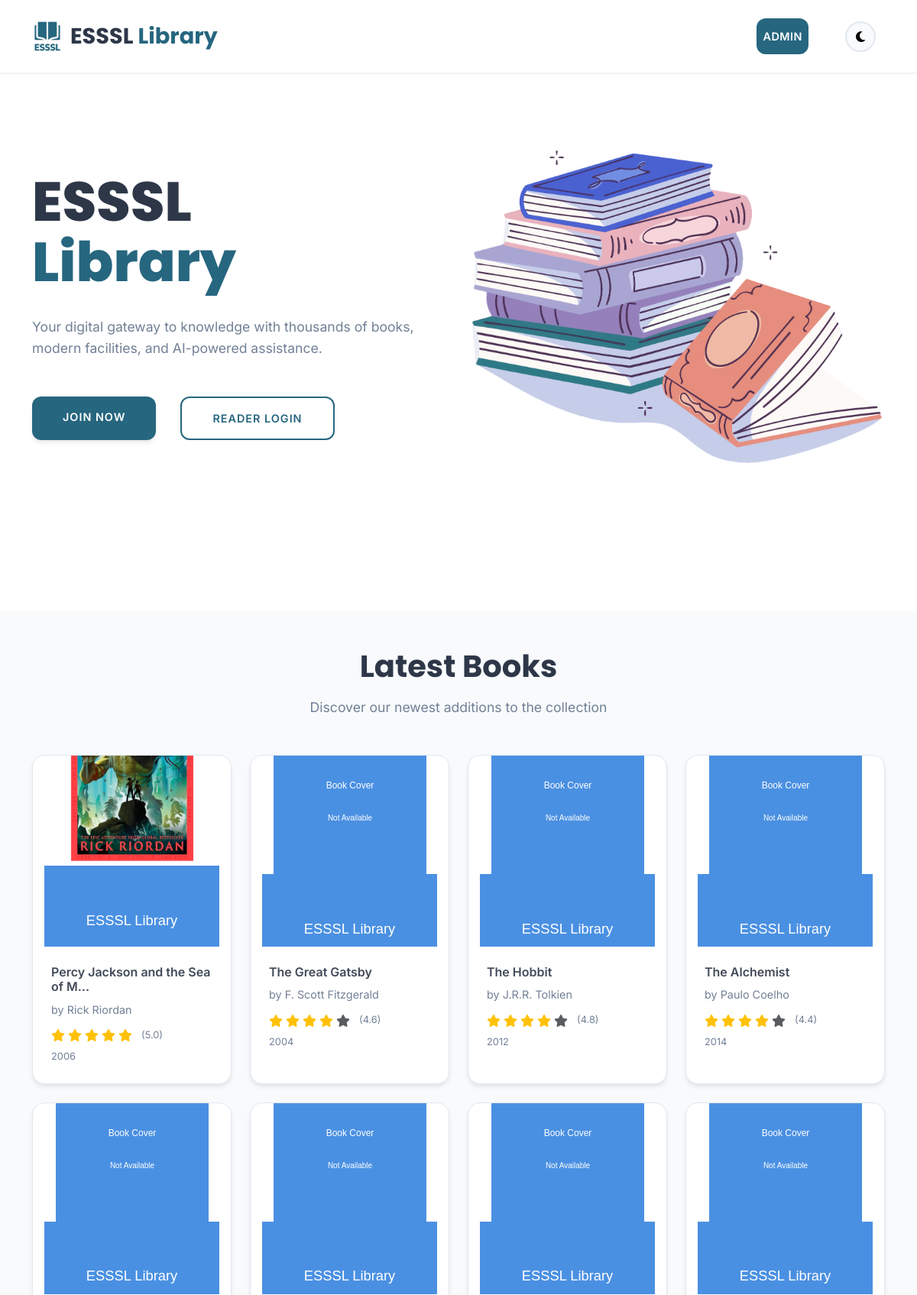
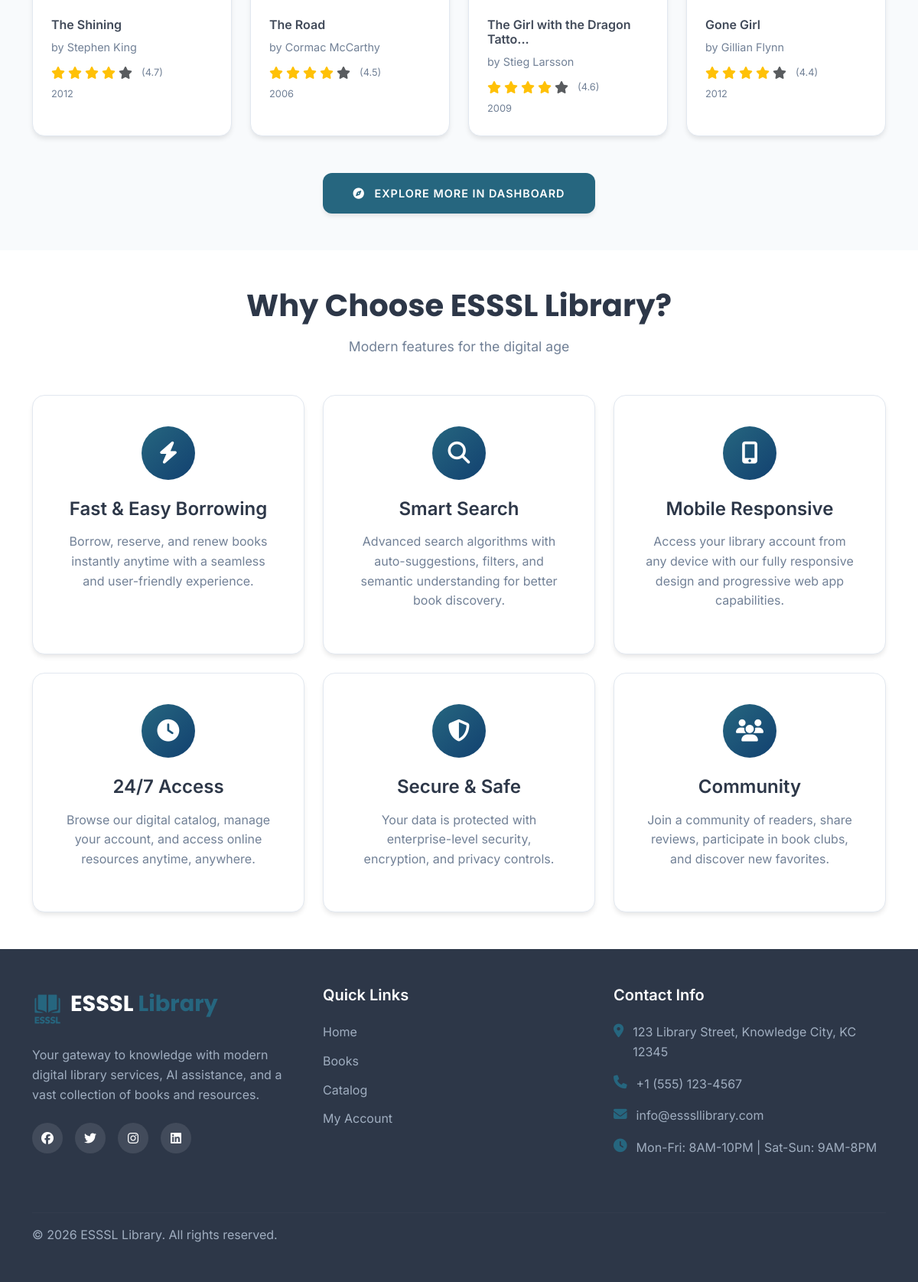
The page / on the database its author committed (2 pictures, top to bottom).
### tables this page shows
CREATE TABLE `books` (
  `book_id` int(11) NOT NULL,
  `title` varchar(255) NOT NULL,
  `author` varchar(255) NOT NULL,
  `isbn` varchar(20) DEFAULT NULL,
  `publisher` varchar(255) DEFAULT NULL,
  `publication_year` int(11) DEFAULT NULL,
  `genre` varchar(100) DEFAULT NULL,
  `dewey_decimal_number` varchar(20) DEFAULT NULL,
  `dewey_classification` varchar(200) DEFAULT NULL,
  `rack_number` varchar(20) DEFAULT NULL,
  `shelf_position` enum('Top','Middle','Bottom') DEFAULT 'Middle',
  `floor_level` int(11) DEFAULT 1,
  `total_copies` int(11) DEFAULT 1,
  `available_copies` int(11) DEFAULT 1,
  `description` text DEFAULT NULL,
  `cover_image` varchar(255) DEFAULT NULL,
  `rating` decimal(2,1) DEFAULT 0.0,
  `pages` int(11) DEFAULT NULL,
  `language` varchar(50) DEFAULT 'English',
  `status` enum('active','inactive','damaged','lost') DEFAULT 'active',
  `added_date` timestamp NOT NULL DEFAULT current_timestamp(),
  `updated_date` timestamp NOT NULL DEFAULT current_timestamp() ON UPDATE current_timestamp()
);

### index.php (the view, shortened to what this page needs)
<?php
try {
    $database = new Database();
    $db = $database->getConnection();
    $stmt = $db->prepare("
        SELECT book_id, title, author, cover_image, description, rating, publication_year
        FROM books
        WHERE status = 'active' AND available_copies > 0
        ORDER BY added_date DESC
        LIMIT 8
    ");
    $stmt->execute();
    $latest_books = $stmt->fetchAll();
} catch(Exception $e) {
    $latest_books = [];
    $total_books = 0;
    error_log("Landing page error: " . $e->getMessage());
}
?>
<!DOCTYPE html>
<html lang="en">
<head>
    <link href="https://cdn.jsdelivr.net/npm/bootstrap@5.3.2/dist/css/bootstrap.min.css" rel="stylesheet">
    <link href="https://cdnjs.cloudflare.com/ajax/libs/font-awesome/6.5.0/css/all.min.css" rel="stylesheet">
    <link href="https://cdnjs.cloudflare.com/ajax/libs/aos/2.3.4/aos.css" rel="stylesheet">
    <link href="<?php echo ASSETS_URL; ?>css/style.css" rel="stylesheet">
</head>
<body>
    <nav class="navbar navbar-expand-lg navbar-light fixed-top" id="mainNavbar">
        <div class="container">
            <a class="navbar-brand" href="<?php echo SITE_URL; ?>">
                <div class="brand-logo d-flex align-items-center">
                    <img src="<?php echo ASSETS_URL; ?>images/logo.png" alt="ESSSL Library" style="width: 40px; height: 40px; margin-right: 10px; object-fit: contain;">
                    <span class="brand-text">ESSSL <span class="text-primary">Library</span></span>
                </div>
            </a>
            <div class="collapse navbar-collapse" id="navbarNav">
                <ul class="navbar-nav ms-auto align-items-center">
                    <li class="nav-item">
                        <a class="nav-link" href="#home"></a>
                    </li>
                    <li class="nav-item">
                        <a class="nav-link" href="#about"></a>
                    </li>
                    <li class="nav-item">
                        <a class="nav-link" href="#contact"></a>
                    </li>
                    <li class="nav-item">
                        <a class="nav-link nav-login" href="admin/">Admin</a>
                    </li>
                    <li class="nav-item">
                        <button class="theme-toggle" id="themeToggle" title="Toggle Dark Mode">
                            <i class="fas fa-moon" id="themeIcon"></i>
                        </button>
                    </li>
                </ul>
            </div>
        </div>
    </nav>
    <section id="home" class="hero-section">
        <div class="container">
            <div class="row align-items-center min-vh-100">
                <div class="col-lg-6" data-aos="fade-right" data-aos-duration="1000">
                    <div class="hero-content">
                        <h1 class="hero-title">
                            ESSSL<br>
                            <span class="text-primary">Library</span>
                        </h1>
                        <p class="hero-subtitle">
                            Your digital gateway to knowledge with thousands of books, modern facilities, and AI-powered assistance.
                        </p>
                        <div class="hero-actions">
                            <a href="reader/" class="btn btn-primary btn-premium me-3">
                                JOIN NOW
                            </a>
                            <a href="reader/" class="btn btn-outline-primary btn-premium">
                                Reader Login
                            </a>
                        </div>
                    </div>
                </div>
                <div class="col-lg-6" data-aos="fade-right" data-aos-duration="1000">
                    <img src="./assets/images/bookstack.png" width="100%" alt="book-img">
                </div>
            </div>
        </div>
    </section>
    <section id="books" class="books-section py-5">
        <div class="container">
            <div class="text-center mb-5" data-aos="fade-up">
                <h2 class="section-title">Latest Books</h2>
                <p class="section-subtitle">Discover our newest additions to the collection</p>
            </div>
            <div class="row g-4" id="booksContainer">
                <?php foreach($latest_books as $index => $book): ?>
                <div class="col-lg-3 col-md-6" data-aos="fade-up" data-aos-delay="<?php echo $index * 100; ?>">
                    <div class="book-card">
                        <div class="book-cover">
                            <?php if (!empty($book['cover_image'])): ?>
                                <img src="<?php echo htmlspecialchars($book['cover_image']); ?>"
                                    alt="<?php echo htmlspecialchars($book['title']); ?>"
                                    style="width:200px; height:280px; object-fit:cover;">
                            <?php endif;
                            $display_rating = $book['rating'] > 0 ? $book['rating'] : (3.5 + (rand(0, 15) / 10));
                            ?>
                            <img src="<?php echo $image_path; ?>"
                                 alt="<?php echo htmlspecialchars($book['title']); ?>">
                        </div>
                        <div class="book-info">
                            <h5 class="book-title"><?php echo htmlspecialchars(substr($book['title'], 0, 30)) . (strlen($book['title']) > 30 ? '...' : ''); ?></h5>
                            <p class="book-author">by <?php echo htmlspecialchars($book['author']); ?></p>
                            <div class="book-rating">
                                <?php for($i = 1; $i <= 5; $i++): ?>
                                    <i class="fas fa-star <?php echo $i <= floor($display_rating) ? 'text-warning' : 'text-muted'; ?>"></i>
                                <?php endfor; ?>
                                <span class="rating-text">(<?php echo number_format($display_rating, 1); ?>)</span>
                            </div>
                            <p class="book-year"><?php echo $book['publication_year']; ?></p>
                        </div>
                    </div>
                </div>
                <?php endforeach; ?>
            </div>
            <div class="text-center mt-5" data-aos="fade-up">
                <span class="btn btn-primary btn-premium btn-lg" onclick="window.location.href = './reader';">
                    <i class="fas fa-compass me-2"></i>
                    Explore More in Dashboard
                </span>
            </div>
        </div>
    </section>
    <section class="features-section py-5">
        <div class="container">
            <div class="text-center mb-5" data-aos="fade-up">
                <h2 class="section-title">Why Choose ESSSL Library?</h2>
                <p class="section-subtitle">Modern features for the digital age</p>
            </div>
            <div class="row g-4">
                <div class="col-lg-4 col-md-6" data-aos="fade-up" data-aos-delay="100">
                    <div class="feature-card">
                        <div class="feature-icon">
                            <i class="fas fa-bolt"></i>
                        </div>
                        <h4>Fast & Easy Borrowing</h4>
                        <p>Borrow, reserve, and renew books instantly anytime with a seamless and user-friendly experience.</p>
                    </div>
                </div>
                <div class="col-lg-4 col-md-6" data-aos="fade-up" data-aos-delay="200">
                    <div class="feature-card">
                        <div class="feature-icon">
                            <i class="fas fa-search"></i>
                        </div>
                        <h4>Smart Search</h4>
                        <p>Advanced search algorithms with auto-suggestions, filters, and semantic understanding for better book discovery.</p>
                    </div>
                </div>
                <div class="col-lg-4 col-md-6" data-aos="fade-up" data-aos-delay="300">
                    <div class="feature-card">
                        <div class="feature-icon">
                            <i class="fas fa-mobile-alt"></i>
                        </div>
                        <h4>Mobile Responsive</h4>
                        <p>Access your library account from any device with our fully responsive design and progressive web app capabilities.</p>
                    </div>
                </div>
                <div class="col-lg-4 col-md-6" data-aos="fade-up" data-aos-delay="400">
                    <div class="feature-card">
                        <div class="feature-icon">
                            <i class="fas fa-clock"></i>
                        </div>
                        <h4>24/7 Access</h4>
                        <p>Browse our digital catalog, manage your account, and access online resources anytime, anywhere.</p>
                    </div>
                </div>
                <div class="col-lg-4 col-md-6" data-aos="fade-up" data-aos-delay="500">
                    <div class="feature-card">
                        <div class="feature-icon">
                            <i class="fas fa-shield-alt"></i>
                        </div>
                        <h4>Secure & Safe</h4>
                        <p>Your data is protected with enterprise-level security, encryption, and privacy controls.</p>
                    </div>
                </div>
                <div class="col-lg-4 col-md-6" data-aos="fade-up" data-aos-delay="600">
                    <div class="feature-card">
                        <div class="feature-icon">
                            <i class="fas fa-users"></i>
                        </div>
                        <h4>Community</h4>
                        <p>Join a community of readers, share reviews, participate in book clubs, and discover new favorites.</p>
                    </div>
                </div>
            </div>
        </div>
    </section>
    <footer class="footer py-5">
        <div class="container">
            <div class="row">
                <div class="col-lg-4 col-md-6 mb-4">
                    <div class="footer-brand">
                        <div class="brand-logo mb-3 d-flex align-items-center">
                            <img src="<?php echo ASSETS_URL; ?>images/logo.png" alt="ESSL Library" style="width: 40px; height: 40px; margin-right: 10px; object-fit: contain;">
                            <span class="brand-text text-white">ESSSL <span class="text-primary">Library</span></span>
                        </div>
                        <p class="footer-text">Your gateway to knowledge with modern digital library services, AI assistance, and a vast collection of books and resources.</p>
                        <div class="social-links">
                            <a href="#" class="social-link"><i class="fab fa-facebook"></i></a>
                            <a href="#" class="social-link"><i class="fab fa-twitter"></i></a>
                            <a href="#" class="social-link"><i class="fab fa-instagram"></i></a>
                            <a href="#" class="social-link"><i class="fab fa-linkedin"></i></a>
                        </div>
                    </div>
                </div>
                <div class="col-lg-2 col-md-6 mb-4">
                    <h5 class="footer-title">Quick Links</h5>
                    <ul class="footer-links">
                        <li><a href="#home">Home</a></li>
                        <li><a href="#books">Books</a></li>
                        <li><a href="dashboard">Catalog</a></li>
                        <li><a href="reader/">My Account</a></li>
                    </ul>
                </div>
                <div class="col-lg-2 col-md-6 mb-4">
                </div>
                <div class="col-lg-4 col-md-6 mb-4">
                    <h5 class="footer-title">Contact Info</h5>
                    <div class="contact-info">
                        <div class="contact-item">
                            <i class="fas fa-map-marker-alt"></i>
                            <span>123 Library Street, Knowledge City, KC 12345</span>
                        </div>
                        <div class="contact-item">
                            <i class="fas fa-phone"></i>
                            <span>+1 (555) 123-4567</span>
                        </div>
                        <div class="contact-item">
                            <i class="fas fa-envelope"></i>
                            <span>info@esssllibrary.com</span>
                        </div>
                        <div class="contact-item">
                            <i class="fas fa-clock"></i>
                            <span>Mon-Fri: 8AM-10PM | Sat-Sun: 9AM-8PM</span>
                        </div>
                    </div>
                </div>
            </div>
            <hr class="footer-divider">
            <div class="row align-items-center">
                <div class="col-md-6">
                    <p class="copyright-text mb-0">
                        &copy; <?php echo date('Y'); ?> ESSSL Library. All rights reserved.
                    </p>
                </div>
            </div>
        </div>
    </footer>
</body>
</html>

### rows shown on the page
books: cover_image (picture), title "Percy Jackson and the Sea of M", author "Rick Riordan", rating "5.0", publication_year "2006"
books: title "The Great Gatsby", author "F. Scott Fitzgerald", rating "4.6", publication_year "2004"
books: title "The Hobbit", author "J.R.R. Tolkien", rating "4.8", publication_year "2012"
books: title "The Alchemist", author "Paulo Coelho", rating "4.4", publication_year "2014"
books: title "The Shining", author "Stephen King", rating "4.7", publication_year "2012"
books: title "The Road", author "Cormac McCarthy", rating "4.5", publication_year "2006"
books: title "The Girl with the Dragon Tatto", author "Stieg Larsson", rating "4.6", publication_year "2009"
books: title "Gone Girl", author "Gillian Flynn", rating "4.4", publication_year "2012"
